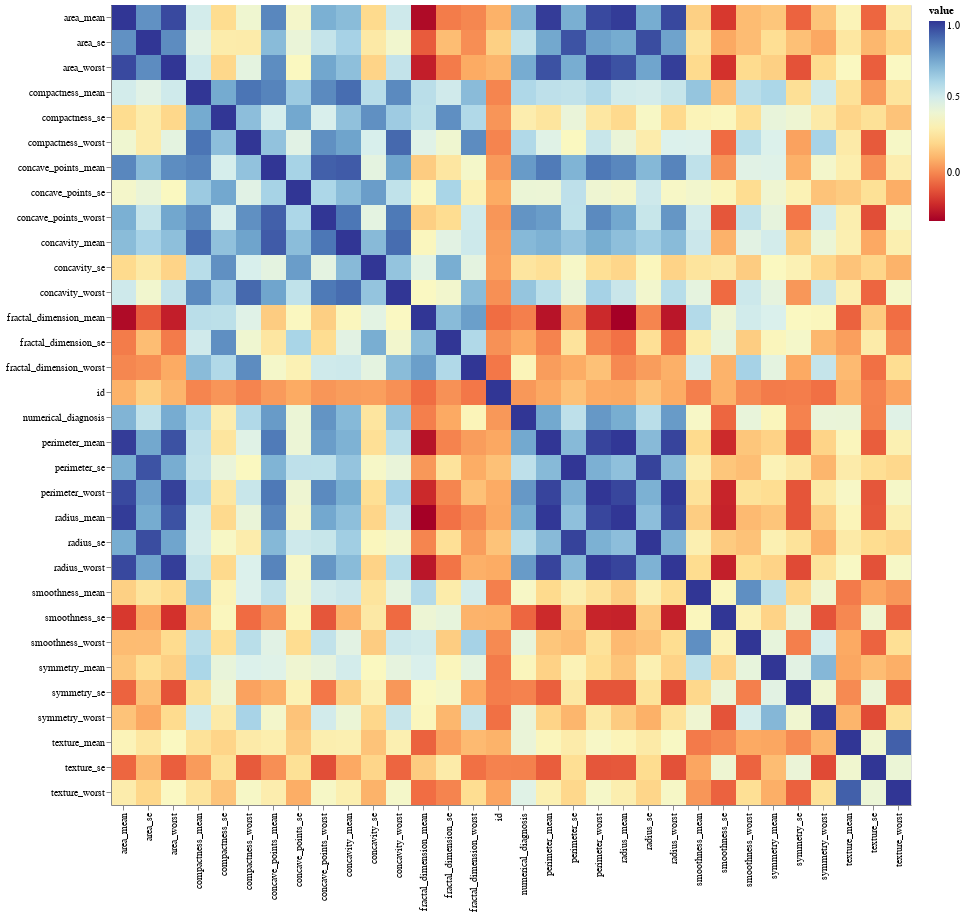

Notebook source saved alongside this figure:
### Code cell
corr = df.corr()
alt.Chart(corr.unstack().reset_index(name='value')).mark_rect().encode(
    alt.X('level_0:O', title=None),
    alt.Y('level_1:O', title=None),
    alt.Color('value:Q', scale=alt.Scale(scheme='redyellowblue'))
).properties(
    width=800, height=800
    )

### Figure 1 — Vega-Lite specification as saved in the notebook (floating-point values rounded to 4 significant figures; data arrays with more than 128 entries replaced by an {"elided": "..."} marker saying what was removed)
{"config": {"view": {"continuousWidth": 400, "continuousHeight": 300}}, "data": {"name": "data-6ebfe965b39062441538fee8d7ebb3ae"}, "mark": "rect", "encoding": {"color": {"field": "value", "scale": {"scheme": "redyellowblue"}, "type": "quantitative"}, "x": {"field": "level_0", "title": null, "type": "ordinal"}, "y": {"field": "level_1", "title": null, "type": "ordinal"}}, "height": 800, "width": 800, "$schema": "https://vega.github.io/schema/vega-lite/v4.17.0.json", "datasets": {"data-6ebfe965b39062441538fee8d7ebb3ae": {"elided": "1024 records"}}}
